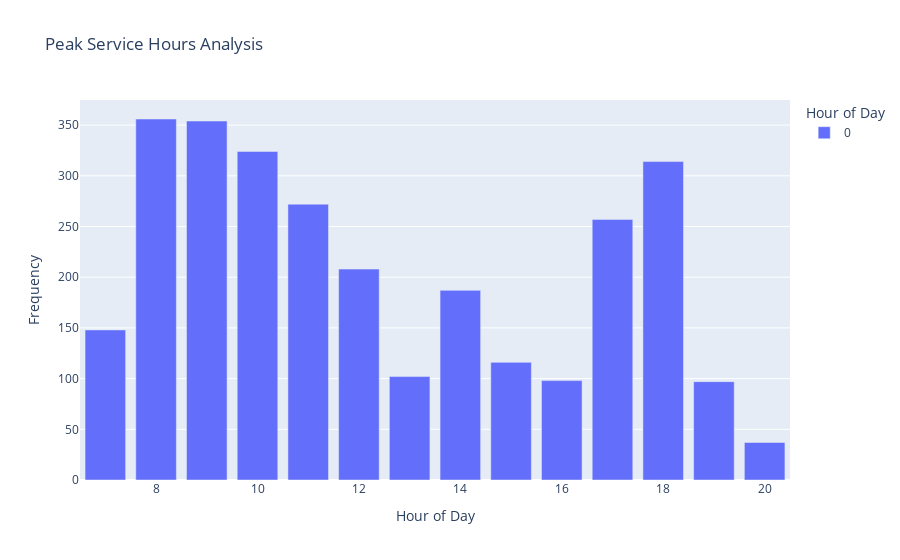

Notebook cell for this chart:
### Code cell
#Peak Service Hours Analysis
jan24_df['Hour of Day'] = pd.to_datetime(jan24_df['Heure de début'], format='%H:%M:%S').dt.hour
peak_hours = jan24_df.groupby('Hour of Day').size()
fig = px.bar(peak_hours, labels={'value': 'Frequency', 'variable': 'Hour of Day'}, title='Peak Service Hours Analysis')
fig.show()

### Figure 1 — Plotly figure (JSON) as saved in the notebook; plotly's stock layout.template omitted (floating-point values rounded to 4 significant figures)
{"data": [{"alignmentgroup": "True", "hovertemplate": "Hour of Day=%{x}<br>Frequency=%{y}<extra></extra>", "legendgroup": "0", "marker": {"color": "#636efa", "pattern": {"shape": ""}}, "name": "0", "offsetgroup": "0", "orientation": "v", "showlegend": true, "textposition": "auto", "type": "bar", "x": [7, 8, 9, 10, 11, 12, 13, 14, 15, 16, 17, 18, 19, 20], "xaxis": "x", "y": [148, 356, 354, 324, 272, 208, 102, 187, 116, 98, 257, 314, 97, 37], "yaxis": "y"}], "layout": {"barmode": "relative", "legend": {"title": {"text": "Hour of Day"}, "tracegroupgap": 0}, "title": {"text": "Peak Service Hours Analysis"}, "xaxis": {"anchor": "y", "domain": [0, 1], "title": {"text": "Hour of Day"}}, "yaxis": {"anchor": "x", "domain": [0, 1], "title": {"text": "Frequency"}}}}
